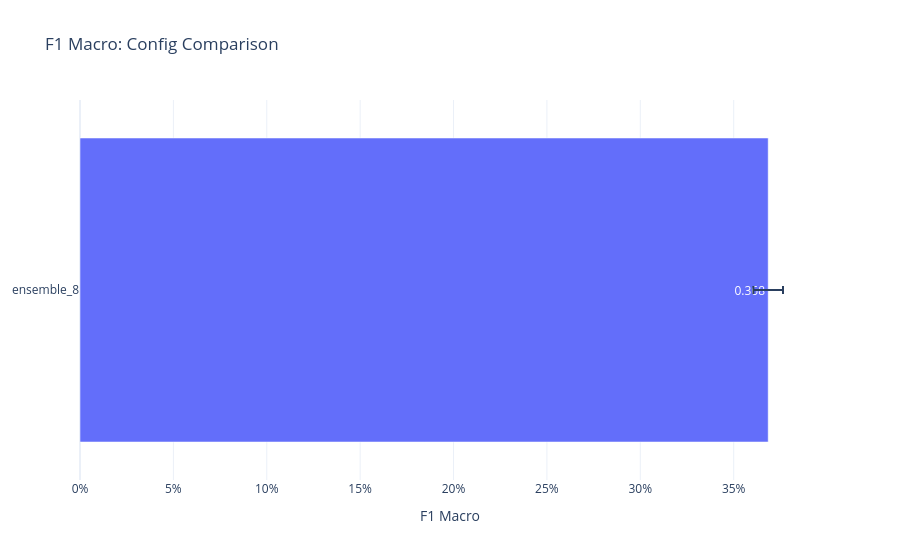
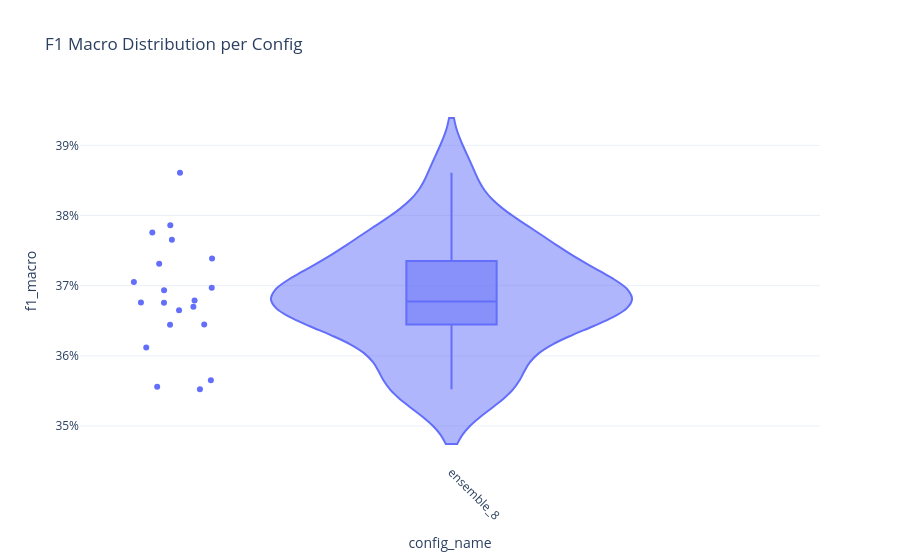

Notebook code cell kept with these figures, in order:
### Code cell
# Finale Ergebnisse
df_results = pd.DataFrame(results)
df_results.to_csv(RESULTS_DIR / "final_results.csv", index=False)
log(f"\nDONE in {(time.time()-start_total)/3600:.2f}h | {len(df_results)} runs")

# Summary Plots
df_summary = df_results.groupby('config_name').agg(
    f1_mean=('f1_macro','mean'), f1_std=('f1_macro','std'),
).reset_index().sort_values('f1_mean', ascending=True)

fig = px.bar(df_summary, x='f1_mean', y='config_name', error_x='f1_std',
    orientation='h', title='F1 Macro: Config Comparison', template='plotly_white', text_auto='.3f')
fig.update_layout(xaxis_tickformat='.0%', xaxis_title='F1 Macro', yaxis_title=None)
show_and_save(fig, "robustness_config_comparison")

fig2 = px.violin(df_results, x='config_name', y='f1_macro', box=True, points='all',
    title='F1 Macro Distribution per Config', template='plotly_white')
fig2.update_layout(yaxis_tickformat='.0%', xaxis_tickangle=45)
show_and_save(fig2, "robustness_f1_violin")

# Summary Table
df_summary_full = df_results.groupby('config_name').agg(
    f1_mean=('f1_macro','mean'), f1_std=('f1_macro','std'),
    acc_mean=('accuracy','mean'), acc_std=('accuracy','std'),
    auc_mean=('roc_auc_macro','mean'), auc_std=('roc_auc_macro','std'),
    f1_early_mean=('f1_class_0_early','mean'), f1_early_std=('f1_class_0_early','std'),
    f1_late_mean=('f1_class_1_late','mean'), f1_late_std=('f1_class_1_late','std'),
    f1_healthy_mean=('f1_class_2_healthy','mean'), f1_healthy_std=('f1_class_2_healthy','std'),
    n_runs=('run_id','count'),
).reset_index()
df_summary_full.to_csv(RESULTS_DIR / "summary_table.csv", index=False)

log(f"\n📁 {RUN_DIR} | plots: {len(list(PLOTS_DIR.glob('*.png')))} | results: {len(list(RESULTS_DIR.glob('*.csv')))}")

### Figure 1 — Plotly figure (JSON) as saved in the notebook; plotly's stock layout.template omitted (floating-point values rounded to 4 significant figures)
{"data": [{"error_x": {"array": [0.007931]}, "hovertemplate": "f1_mean=%{x}<br>config_name=%{y}<extra></extra>", "legendgroup": "", "marker": {"color": "#636efa", "pattern": {"shape": ""}}, "name": "", "orientation": "h", "showlegend": false, "textposition": "auto", "texttemplate": "%{x:.3f}", "type": "bar", "x": [0.3685], "xaxis": "x", "y": ["ensemble_8"], "yaxis": "y"}], "layout": {"barmode": "relative", "legend": {"tracegroupgap": 0}, "title": {"text": "F1 Macro: Config Comparison"}, "xaxis": {"anchor": "y", "domain": [0, 1], "tickformat": ".0%", "title": {"text": "F1 Macro"}}, "yaxis": {"anchor": "x", "domain": [0, 1], "title": {}}}}

### Figure 2 — Plotly figure (JSON) as saved in the notebook; plotly's stock layout.template omitted (floating-point values rounded to 4 significant figures)
{"data": [{"alignmentgroup": "True", "box": {"visible": true}, "hovertemplate": "config_name=%{x}<br>f1_macro=%{y}<extra></extra>", "legendgroup": "", "marker": {"color": "#636efa"}, "name": "", "offsetgroup": "", "orientation": "v", "points": "all", "scalegroup": "True", "showlegend": false, "type": "violin", "x": ["ensemble_8", "ensemble_8", "ensemble_8", "ensemble_8", "ensemble_8", "ensemble_8", "ensemble_8", "ensemble_8", "ensemble_8", "ensemble_8", "ensemble_8", "ensemble_8", "ensemble_8", "ensemble_8", "ensemble_8", "ensemble_8", "ensemble_8", "ensemble_8", "ensemble_8", "ensemble_8"], "x0": " ", "xaxis": "x", "y": [0.3694, 0.3552, 0.367, 0.3676, 0.3861, 0.3705, 0.3765, 0.3776, 0.3676, 0.3612, 0.3565, 0.3786, 0.3679, 0.3697, 0.3739, 0.3665, 0.3644, 0.3645, 0.3731, 0.3556], "y0": " ", "yaxis": "y"}], "layout": {"legend": {"tracegroupgap": 0}, "title": {"text": "F1 Macro Distribution per Config"}, "violinmode": "group", "xaxis": {"anchor": "y", "domain": [0, 1], "tickangle": 45, "title": {"text": "config_name"}}, "yaxis": {"anchor": "x", "domain": [0, 1], "tickformat": ".0%", "title": {"text": "f1_macro"}}}}
